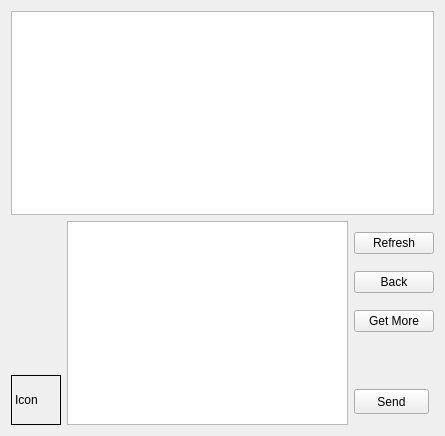
<?xml version="1.0" encoding="UTF-8"?>
<ui version="4.0">
 <class>Form</class>
 <widget class="QWidget" name="Form">
  <property name="geometry">
   <rect>
    <x>0</x>
    <y>0</y>
    <width>445</width>
    <height>436</height>
   </rect>
  </property>
  <property name="sizePolicy">
   <sizepolicy hsizetype="Minimum" vsizetype="Minimum">
    <horstretch>0</horstretch>
    <verstretch>0</verstretch>
   </sizepolicy>
  </property>
  <property name="minimumSize">
   <size>
    <width>445</width>
    <height>430</height>
   </size>
  </property>
  <property name="maximumSize">
   <size>
    <width>445</width>
    <height>440</height>
   </size>
  </property>
  <property name="windowTitle">
   <string>Form</string>
  </property>
  <layout class="QVBoxLayout" name="verticalLayout_2">
   <item>
    <layout class="QVBoxLayout" name="verticalLayout">
     <item>
      <widget class="QListWidget" name="listWidget">
       <property name="sizePolicy">
        <sizepolicy hsizetype="Expanding" vsizetype="MinimumExpanding">
         <horstretch>0</horstretch>
         <verstretch>0</verstretch>
        </sizepolicy>
       </property>
      </widget>
     </item>
     <item>
      <layout class="QHBoxLayout" name="horizontalLayout">
       <item>
        <layout class="QVBoxLayout" name="verticalLayout_3">
         <property name="spacing">
          <number>0</number>
         </property>
         <item>
          <spacer name="verticalSpacer">
           <property name="orientation">
            <enum>Qt::Vertical</enum>
           </property>
           <property name="sizeType">
            <enum>QSizePolicy::Expanding</enum>
           </property>
           <property name="sizeHint" stdset="0">
            <size>
             <width>20</width>
             <height>0</height>
            </size>
           </property>
          </spacer>
         </item>
         <item>
          <widget class="QLabel" name="iconLabel">
           <property name="sizePolicy">
            <sizepolicy hsizetype="Fixed" vsizetype="Fixed">
             <horstretch>0</horstretch>
             <verstretch>0</verstretch>
            </sizepolicy>
           </property>
           <property name="minimumSize">
            <size>
             <width>50</width>
             <height>50</height>
            </size>
           </property>
           <property name="maximumSize">
            <size>
             <width>50</width>
             <height>50</height>
            </size>
           </property>
           <property name="layoutDirection">
            <enum>Qt::LeftToRight</enum>
           </property>
           <property name="frameShape">
            <enum>QFrame::Box</enum>
           </property>
           <property name="text">
            <string>Icon</string>
           </property>
           <property name="alignment">
            <set>Qt::AlignLeading|Qt::AlignLeft|Qt::AlignVCenter</set>
           </property>
          </widget>
         </item>
        </layout>
       </item>
       <item>
        <widget class="QPlainTextEdit" name="inputPText">
         <property name="sizePolicy">
          <sizepolicy hsizetype="Minimum" vsizetype="Minimum">
           <horstretch>0</horstretch>
           <verstretch>0</verstretch>
          </sizepolicy>
         </property>
         <property name="minimumSize">
          <size>
           <width>250</width>
           <height>25</height>
          </size>
         </property>
         <property name="maximumSize">
          <size>
           <width>16777215</width>
           <height>250</height>
          </size>
         </property>
         <property name="plainText">
          <string/>
         </property>
        </widget>
       </item>
       <item>
        <layout class="QVBoxLayout" name="verticalLayout_4">
         <item>
          <widget class="QPushButton" name="refreshButton">
           <property name="text">
            <string>Refresh</string>
           </property>
          </widget>
         </item>
         <item>
          <widget class="QPushButton" name="backButton">
           <property name="text">
            <string>Back</string>
           </property>
          </widget>
         </item>
         <item>
          <widget class="QPushButton" name="getMoreButton">
           <property name="text">
            <string>Get More</string>
           </property>
          </widget>
         </item>
         <item>
          <spacer name="verticalSpacer_2">
           <property name="orientation">
            <enum>Qt::Vertical</enum>
           </property>
           <property name="sizeType">
            <enum>QSizePolicy::Maximum</enum>
           </property>
           <property name="sizeHint" stdset="0">
            <size>
             <width>20</width>
             <height>40</height>
            </size>
           </property>
          </spacer>
         </item>
         <item>
          <widget class="QPushButton" name="sendButton">
           <property name="sizePolicy">
            <sizepolicy hsizetype="Fixed" vsizetype="Fixed">
             <horstretch>0</horstretch>
             <verstretch>0</verstretch>
            </sizepolicy>
           </property>
           <property name="minimumSize">
            <size>
             <width>75</width>
             <height>25</height>
            </size>
           </property>
           <property name="maximumSize">
            <size>
             <width>75</width>
             <height>25</height>
            </size>
           </property>
           <property name="text">
            <string>Send</string>
           </property>
          </widget>
         </item>
        </layout>
       </item>
      </layout>
     </item>
    </layout>
   </item>
  </layout>
 </widget>
 <resources/>
 <connections/>
</ui>
